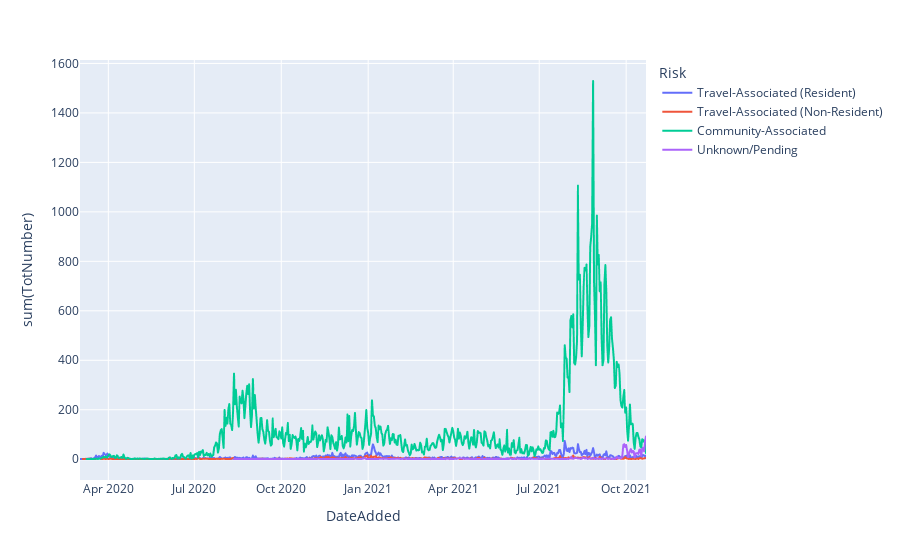

This figure's notebook cell:
### Code cell
fig = px.line(ccbrstots, x="DateAdded", y="sum(TotNumber)", color="Risk")
fig
# Either taking a long time or hung
# Maybe try removing extraneous indices from output/input file

# Closed and Restarted, but something strange going ... now green lines going across because some dates are out of 
# order... maybe because I removed the index in the .csv output by R... now re-doing and leaving index, but taking a
# long time again or hung.

################## STOPPING HERE... COME BACK TO THIS IN THE AM ############################

### Figure 1 — Plotly figure (JSON) as saved in the notebook; plotly's stock layout.template omitted (floating-point values rounded to 4 significant figures; data arrays with more than 128 entries replaced by an {"elided": "..."} marker saying what was removed)
{"data": [{"hovertemplate": "Risk=Travel-Associated (Resident)<br>DateAdded=%{x}<br>sum(TotNumber)=%{y}<extra></extra>", "legendgroup": "Travel-Associated (Resident)", "line": {"color": "#636efa", "dash": "solid"}, "marker": {"symbol": "circle"}, "mode": "lines", "name": "Travel-Associated (Resident)", "showlegend": true, "type": "scattergl", "x": {"elided": "520 str values"}, "xaxis": "x", "y": {"elided": "520 int values"}, "yaxis": "y"}, {"hovertemplate": "Risk=Travel-Associated (Non-Resident)<br>DateAdded=%{x}<br>sum(TotNumber)=%{y}<extra></extra>", "legendgroup": "Travel-Associated (Non-Resident)", "line": {"color": "#EF553B", "dash": "solid"}, "marker": {"symbol": "circle"}, "mode": "lines", "name": "Travel-Associated (Non-Resident)", "showlegend": true, "type": "scattergl", "x": {"elided": "373 str values"}, "xaxis": "x", "y": {"elided": "373 int values"}, "yaxis": "y"}, {"hovertemplate": "Risk=Community-Associated<br>DateAdded=%{x}<br>sum(TotNumber)=%{y}<extra></extra>", "legendgroup": "Community-Associated", "line": {"color": "#00cc96", "dash": "solid"}, "marker": {"symbol": "circle"}, "mode": "lines", "name": "Community-Associated", "showlegend": true, "type": "scattergl", "x": {"elided": "568 str values"}, "xaxis": "x", "y": {"elided": "568 int values"}, "yaxis": "y"}, {"hovertemplate": "Risk=Unknown/Pending<br>DateAdded=%{x}<br>sum(TotNumber)=%{y}<extra></extra>", "legendgroup": "Unknown/Pending", "line": {"color": "#ab63fa", "dash": "solid"}, "marker": {"symbol": "circle"}, "mode": "lines", "name": "Unknown/Pending", "showlegend": true, "type": "scattergl", "x": {"elided": "158 str values"}, "xaxis": "x", "y": {"elided": "158 int values"}, "yaxis": "y"}], "layout": {"legend": {"title": {"text": "Risk"}, "tracegroupgap": 0}, "margin": {"t": 60}, "xaxis": {"anchor": "y", "domain": [0, 1], "title": {"text": "DateAdded"}}, "yaxis": {"anchor": "x", "domain": [0, 1], "title": {"text": "sum(TotNumber)"}}}}
